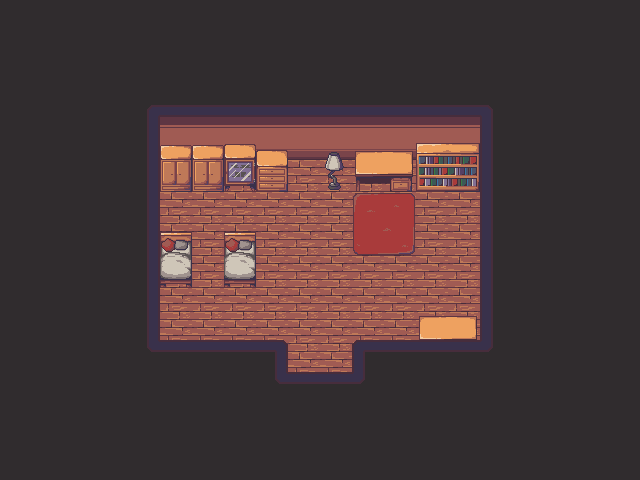

Below is a game level as drawn by its tile map, then a one-line description and the .tmx file that defines it, in full:
An orthogonal 20x15 tile map with 32x32 px tiles, 3 tile layers (base, underActor, overActor) and 10 objects.

<map version="1.2" tiledversion="1.3.3" orientation="orthogonal" renderorder="right-down" width="20" height="15" tilewidth="32" tileheight="32" infinite="0" nextlayerid="5" nextobjectid="18">
 <tileset firstgid="1" source="maptiles.tsx" />
 <layer id="1" name="base" width="20" height="15">
  <data encoding="csv">
1,1,1,1,1,1,1,1,1,1,1,1,1,1,1,1,1,1,1,1,
1,1,1,1,1,1,1,1,1,1,1,1,1,1,1,1,1,1,1,1,
1,1,1,1,1,1,1,1,1,1,1,1,1,1,1,1,1,1,1,1,
1,1,1,1,21,24,24,24,24,24,24,24,24,24,24,22,1,1,1,1,
1,1,1,1,15,34,34,34,34,34,34,34,34,34,34,13,1,1,1,1,
1,1,1,1,15,2,2,2,2,2,2,2,2,2,2,13,1,1,1,1,
1,1,1,1,15,2,2,2,2,2,2,2,2,2,2,13,1,1,1,1,
1,1,1,1,15,2,2,2,2,2,2,2,2,2,2,13,1,1,1,1,
1,1,1,1,15,2,2,2,2,2,2,2,2,2,2,13,1,1,1,1,
1,1,1,1,15,2,2,2,2,2,2,2,2,2,2,13,1,1,1,1,
1,1,1,1,31,2,2,2,2,2,2,2,2,2,2,32,1,1,1,1,
1,1,1,1,1,1,1,1,31,2,2,32,1,1,1,1,1,1,1,1,
1,1,1,1,1,1,1,1,1,1,1,1,1,1,1,1,1,1,1,1,
1,1,1,1,1,1,1,1,1,1,1,1,1,1,1,1,1,1,1,1,
1,1,1,1,1,1,1,1,1,1,1,1,1,1,1,1,1,1,1,1
</data>
 </layer>
 <layer id="2" name="underActor" width="20" height="15">
  <data encoding="csv">
0,0,0,0,0,0,0,0,0,0,0,0,0,0,0,0,0,0,0,0,
0,0,0,0,0,0,0,0,0,0,0,0,0,0,0,0,0,0,0,0,
0,0,0,0,0,0,0,0,0,0,0,0,0,0,0,0,0,0,0,0,
0,0,0,0,0,0,0,0,0,0,0,0,0,0,0,0,0,0,0,0,
0,0,0,0,0,82,82,58,41,0,85,44,45,62,63,0,0,0,0,0,
0,0,0,0,0,92,92,68,51,0,95,54,55,72,73,0,0,0,0,0,
0,0,0,0,0,0,0,0,0,0,0,64,65,0,0,0,0,0,0,0,
0,0,0,0,0,81,0,81,0,0,0,74,75,0,0,0,0,0,0,0,
0,0,0,0,0,91,0,91,0,0,0,0,0,0,0,0,0,0,0,0,
0,0,0,0,0,0,0,0,0,0,0,0,0,0,0,0,0,0,0,0,
0,0,0,0,0,0,0,0,0,0,0,0,0,52,53,0,0,0,0,0,
0,0,0,0,0,0,0,0,0,0,0,0,0,0,0,0,0,0,0,0,
0,0,0,0,0,0,0,0,0,0,0,0,0,0,0,0,0,0,0,0,
0,0,0,0,0,0,0,0,0,0,0,0,0,0,0,0,0,0,0,0,
0,0,0,0,0,0,0,0,0,0,0,0,0,0,0,0,0,0,0,0
</data>
 </layer>
 <layer id="3" name="overActor" width="20" height="15">
  <data encoding="csv">
0,0,0,0,0,0,0,0,0,0,0,0,0,0,0,0,0,0,0,0,
0,0,0,0,0,0,0,0,0,0,0,0,0,0,0,0,0,0,0,0,
0,0,0,0,0,0,0,0,0,0,0,0,0,0,0,0,0,0,0,0,
0,0,0,0,0,0,0,0,0,0,0,0,0,0,0,0,0,0,0,0,
0,0,0,0,0,0,0,0,0,0,0,0,0,0,0,0,0,0,0,0,
0,0,0,0,0,0,0,0,0,0,0,0,0,0,0,0,0,0,0,0,
0,0,0,0,0,0,0,0,0,0,0,0,0,0,0,0,0,0,0,0,
0,0,0,0,0,0,0,0,0,0,0,0,0,0,0,0,0,0,0,0,
0,0,0,0,0,0,0,0,0,0,0,0,0,0,0,0,0,0,0,0,
0,0,0,0,0,0,0,0,0,0,0,0,0,42,43,0,0,0,0,0,
0,0,0,0,0,4,4,4,5,0,0,3,4,4,4,0,0,0,0,0,
0,0,0,0,0,0,0,0,0,4,4,0,0,0,0,0,0,0,0,0,
0,0,0,0,0,0,0,0,0,0,0,0,0,0,0,0,0,0,0,0,
0,0,0,0,0,0,0,0,0,0,0,0,0,0,0,0,0,0,0,0,
0,0,0,0,0,0,0,0,0,0,0,0,0,0,0,0,0,0,0,0
</data>
 </layer>
 <objectgroup id="4" name="actorPositions">
  <object id="7" x="288" y="376" width="64" height="8">
   <properties>
    <property name="actorId" type="int" value="8" />
    <property name="describe" value="" />
    <property name="name" value="transferHallway2FA" />
   </properties>
  </object>
  <object id="8" x="424" y="184" width="44" height="8">
   <properties>
    <property name="actorId" type="int" value="5" />
    <property name="describe" value="" />
    <property name="name" value="bookShelf" />
   </properties>
  </object>
  <object id="9" x="172" y="184" width="8" height="8">
   <properties>
    <property name="actorId" type="int" value="0" />
    <property name="describe" value="" />
    <property name="name" value="closetL" />
   </properties>
  </object>
  <object id="10" x="204" y="184" width="8" height="8">
   <properties>
    <property name="actorId" type="int" value="1" />
    <property name="describe" value="" />
    <property name="name" value="closetR" />
   </properties>
  </object>
  <object id="11" x="236" y="184" width="8" height="8">
   <properties>
    <property name="actorId" type="int" value="2" />
    <property name="describe" value="" />
    <property name="name" value="displayShelf" />
   </properties>
  </object>
  <object id="12" x="396" y="184" width="8" height="8">
   <properties>
    <property name="actorId" type="int" value="4" />
    <property name="describe" value="" />
    <property name="name" value="deskDrawer" />
   </properties>
  </object>
  <object id="14" x="160" y="240" width="32" height="48">
   <properties>
    <property name="actorId" type="int" value="6" />
    <property name="describe" value="" />
    <property name="name" value="bedL" />
   </properties>
  </object>
  <object id="15" x="224" y="240" width="32" height="48">
   <properties>
    <property name="actorId" type="int" value="7" />
    <property name="describe" value="" />
    <property name="name" value="bedR" />
   </properties>
  </object>
  <object id="16" x="268.667" y="184" width="8" height="8">
   <properties>
    <property name="actorId" type="int" value="3" />
    <property name="describe" value="" />
    <property name="name" value="shelf" />
   </properties>
  </object>
  <object id="17" x="432" y="312" width="24" height="24">
   <properties>
    <property name="actorId" type="int" value="9" />
    <property name="describe" value="" />
    <property name="name" value="safetybox" />
   </properties>
  </object>
 </objectgroup>
</map>
